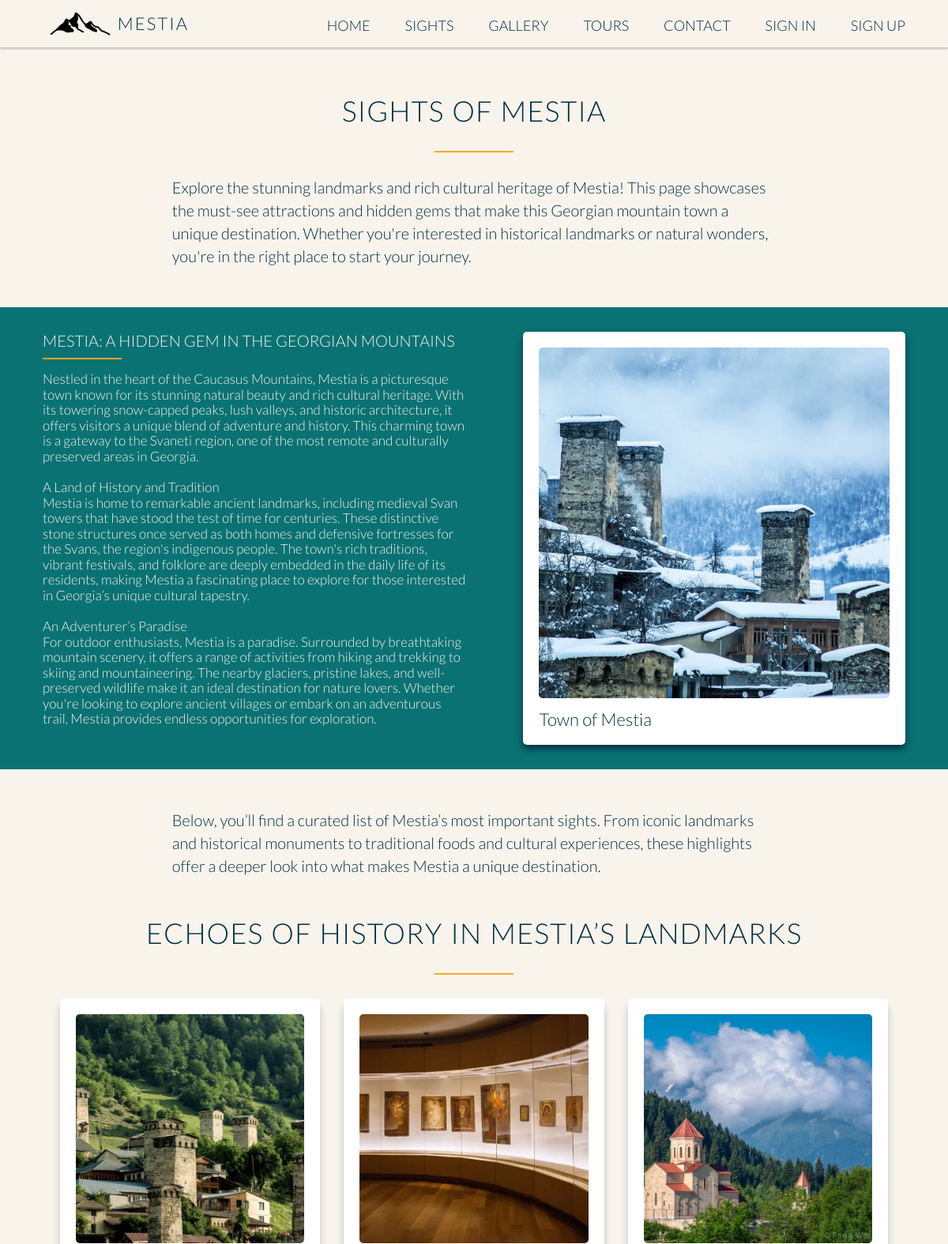
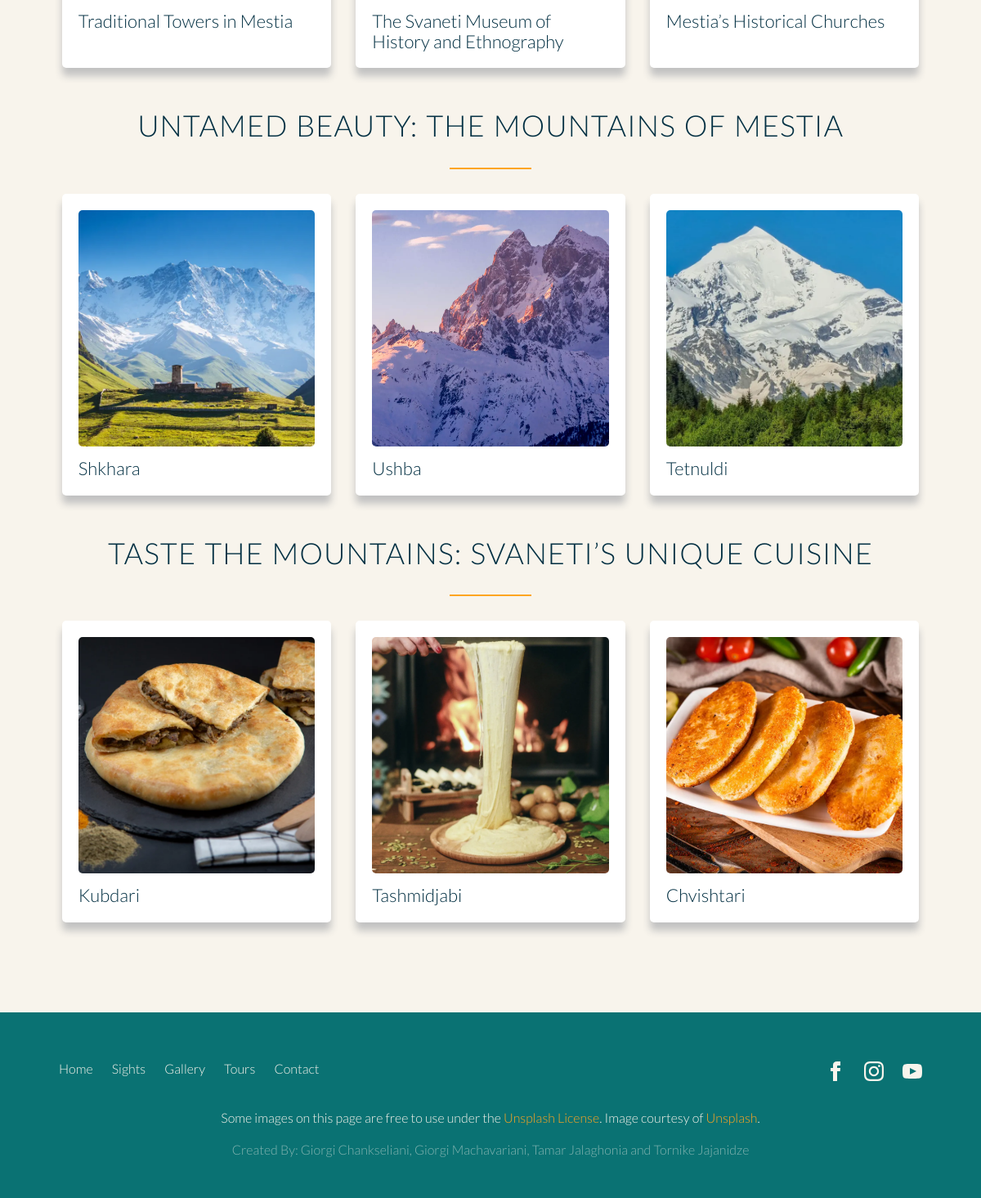
The app's page /Pages/sights.php with its own data (2 pictures, top to bottom).
### tables this page shows
CREATE TABLE IF NOT EXISTS sights_intro (
    id INT AUTO_INCREMENT PRIMARY KEY,
    title TEXT NOT NULL,
    content TEXT NOT NULL,
    image_path TEXT NOT NULL,
    image_alt TEXT NOT NULL
);

CREATE TABLE IF NOT EXISTS sights_sections (
    id INT AUTO_INCREMENT PRIMARY KEY,
    title TEXT NOT NULL
);

CREATE TABLE IF NOT EXISTS sights_cards (
    id INT AUTO_INCREMENT PRIMARY KEY,
    section_id INT NOT NULL,
    image_path TEXT NOT NULL,
    alt_text TEXT NOT NULL,
    label TEXT NOT NULL,
    FOREIGN KEY (section_id) REFERENCES sights_sections(id) ON DELETE CASCADE
);

### Backend/repository/SightsRepository.php (called while the page is built)
<?php
require_once __DIR__ . '/../config/Connection.php';
require_once __DIR__ . '/../models/Sights.php';
class SightsRepository
{
    private $conn;
    public function __construct()
    {
        $db = new Connection();
        $this->conn = $db->connect();
    }
    public function getIntro(): ?SightsIntro
    {
        $query = "SELECT * FROM sights_intro LIMIT 1";
        $result = $this->conn->query($query);
        if ($result && $row = $result->fetch_assoc()) {
            return new SightsIntro(
                $row['id'],
                $row['title'],
                $row['content'],
                $row['image_path'],
                $row['image_alt']
            );
        }
        return null;
    }
    public function getAll(): Sights
    {
        $sections = [];
        $sectionQuery = "SELECT * FROM sights_sections";
        $sectionResult = $this->conn->query($sectionQuery);
        while ($section = $sectionResult->fetch_assoc()) {
            $cards = [];
            $cardQuery = "SELECT * FROM sights_cards WHERE section_id = " . $section['id'];
            $cardResult = $this->conn->query($cardQuery);
            while ($card = $cardResult->fetch_assoc()) {
                $cards[] = new SightsCard(
                    $card['id'],
                    $card['image_path'],
                    $card['alt_text'],
                    $card['label']
                );
            }
            $sections[] = new SightsSection(
                $section['id'],
                $section['title'],
                $cards
            );
        }
        return new Sights($sections);
    }
}

### Backend/Config/Connection.php (called while the page is built, shortened)
<?php
class Connection {
    private $host = "localhost";
    private $dbname = "Mestia";
    private $username = "root";
    private $password = "";
    public function connect() {
        $this->conn = new mysqli($this->host, $this->username, $this->password, $this->dbname);
        return $this->conn;
    }
}
?>

### Backend/models/Sights.php (called while the page is built, shortened)
<?php
class SightsIntro {
    public function __construct(int $id, string $title, string $content, string $image_path, string $image_alt) {
        $this->title = $title;
        $this->content = $content;
        $this->image_path = $image_path;
        $this->image_alt = $image_alt;
    }
}
class SightsCard {
    public function __construct(int $id, string $image_path, string $alt_text, string $label) {
        $this->image_path = $image_path;
        $this->alt_text = $alt_text;
        $this->label = $label;
    }
}
class SightsSection {
    public function __construct(int $section_id, string $title, array $cards) {
        $this->title = $title;
        $this->cards = $cards;
    }
}
class Sights {
    public function __construct(array $sections) {
        $this->sections = $sections;
    }
}

### Pages/sights.php (the view, shortened to what this page needs)
<!DOCTYPE html>
<html lang="en">
<?php
require_once __DIR__ . '/../Backend/repository/SightsRepository.php';
$repo = new SightsRepository();
$intro = $repo->getIntro();
$sights = $repo->getAll();
?>
<head>
  <link rel="stylesheet" href="../normalize.css" />
  <link rel="stylesheet" href="../style.css" />
</head>
<body>
  <header>
    <nav>
      <div class="row">
        <a href="../index.php" aria-label="Go to home page" class="logo">
          <img src="../Assets/logo.png" alt="Website Logo" />
          <p>Mestia</p>
        </a>
        <ul class="main-nav">
          <li><a href="../index.php">Home</a></li>
          <li><a href="sights.php">Sights</a></li>
          <li><a href="gallery.php">Gallery</a></li>
          <li><a href="tours.php">Tours</a></li>
          <li><a href="contact.php">Contact</a></li>
          <?php if (isset($_SESSION['logged_in']) && $_SESSION['logged_in'] === true): ?>
            <li><a href="#"><?php echo $_SESSION['user_name']; ?></a></li>
            <li><a href="logout.php">Logout</a></li>
          <?php else: ?>
            <li><a href="signIn.php">Sign In</a></li>
            <li><a href="signUp.php">Sign Up</a></li>
          <?php endif; ?>
        </ul>
      </div>
    </nav>
  </header>
  <main>
    <div class="row">
      <h2>Sights of Mestia</h2>
      <p class="info-text">
        Explore the stunning landmarks and rich cultural heritage of Mestia!
        This page showcases the must-see attractions and hidden gems that make
        this Georgian mountain town a unique destination. Whether you're
        interested in historical landmarks or natural wonders, you're in the
        right place to start your journey.
      </p>
    </div>
    <section class="info-section">
      <div class="row">
        <div class="col span-1-of-2">
          <h3><?php echo htmlspecialchars($intro->title); ?></h3>
          <p><?php echo nl2br(htmlspecialchars($intro->content)); ?></p>
        </div>
        <div class="col span-1-of-2">
          <div class="card">
            <img
              src="..<?php echo htmlspecialchars($intro->image_path); ?>"
              alt="<?php echo htmlspecialchars($intro->image_alt); ?>" />
            <p>Town of Mestia</p>
          </div>
        </div>
      </div>
    </section>
    <div class="row">
      <p class="info-text">
        Below, you’ll find a curated list of Mestia’s most important sights.
        From iconic landmarks and historical monuments to traditional foods
        and cultural experiences, these highlights offer a deeper look into
        what makes Mestia a unique destination.
      </p>
    </div>
    <?php foreach ($sights->sections as $sight): ?>
      <div class="row">
        <h2><?php echo htmlspecialchars($sight->title); ?></h2>
      </div>
      <div class="row">
        <div class="sights-grid">
          <?php foreach ($sight->cards as $card): ?>
            <div class="card">
              <img
                src="..<?php echo htmlspecialchars($card->image_path); ?>"
                alt="<?php echo htmlspecialchars($card->alt_text); ?>" />
              <p><?php echo htmlspecialchars($card->label); ?></p>
            </div>
          <?php endforeach; ?>
        </div>
      </div>
    <?php endforeach; ?>
  </main>
  <footer>
    <div class="row">
      <div class="col span-1-of-2">
        <ul class="footer-nav">
          <li><a href="../index.php">Home</a></li>
          <li><a href="sights.php">Sights</a></li>
          <li><a href="gallery.php">Gallery</a></li>
          <li><a href="tours.php">Tours</a></li>
          <li><a href="contact.php">Contact</a></li>
        </ul>
      </div>
      <div class="col span-1-of-2">
        <ul class="social-links">
          <li>
            <a
              href="https://example.com/facebook"
              aria-label="Visit our Facebook Page"
              target="_blank"
              rel="me">
              <svg
                xmlns="http://www.w3.org/2000/svg"
                width="24"
                height="24"
                viewBox="0 0 24 24"
                class="fill">
                <path
                  d="M9 8h-3v4h3v12h5v-12h3.642l.358-4h-4v-1.667c0-.955.192-1.333 1.115-1.333h2.885v-5h-3.808c-3.596 0-5.192 1.583-5.192 4.615v3.385z" />
              </svg>
            </a>
          </li>
          <li>
            <a
              href="https://example.com/twitter"
              aria-label="Visit our Twitter Page"
              target="_blank"
              rel="me">
            </a>
          </li>
          <li>
            <a
              href="https://example.com/instagram"
              aria-label="Visit our Instagram Page"
              target="_blank"
              rel="me">
            </a>
          </li>
        </ul>
      </div>
    </div>
    <div class="row">
      <p class="citation">
        Some images on this page are free to use under the
        <a
          href="https://unsplash.com/license"
          target="_blank"
          rel="noopener noreferrer">Unsplash License</a>. Image courtesy of
        <a
          href="https://unsplash.com"
          target="_blank"
          rel="noopener noreferrer">Unsplash</a>.
      </p>
    </div>
    <div class="row">
      <p>
        Created By: Giorgi Chankseliani, Giorgi Machavariani, Tamar Jalaghonia
        and Tornike Jajanidze
      </p>
    </div>
  </footer>
</body>
</html>

### style.css (style rules this page uses)
:root { --dark: #033043; --light: #f8f4ec; --accent: #0a7273; --highlight: #fda521; --highlight-dark: #f29202; }
* { margin: 0; padding: 0; box-sizing: border-box; user-select: none; }
html, body { background-color: var(--light); color: var(--dark); font-family: "Lato", "Arial", sans-serif; font-weight: 300; font-size: 20px; text-rendering: optimizeLegibility; overflow-x: hidden; }
.row { max-width: 1140px; margin: 0 auto; }
main { margin-top: 60px; padding: 60px 0; min-height: calc(100vh - 271px); }
header { height: 60px; background-color: var(--light); box-shadow: 0 2px 2px #c2c2c2; position: fixed; top: 0; left: 0; width: 100%; z-index: 9999; }
nav .row { display: flex; }
.logo, .logo:link, .logo:visited { text-decoration: none; color: inherit; background: none; outline: none; border: none; }
.logo { display: flex; margin-top: 15px; }
.logo img { height: 30px; width: auto; float: left; }
.logo p { line-height: 30px; color: var(--dark); text-decoration: none; text-transform: uppercase; font-size: 110%; letter-spacing: 2px; }
.main-nav { margin-left: auto; list-style: none; margin-top: 20px; }
.main-nav li { display: inline-block; margin-left: 40px; }
.main-nav li a:link, .main-nav li a:visited { padding: 8px 0; color: var(--dark); text-decoration: none; text-transform: uppercase; font-size: 90%; border-bottom: 2px solid transparent; transition: border-bottom 0.2s; }
h1, h2, h3 { font-weight: 300; text-transform: uppercase; }
h2 { font-size: 180%; word-spacing: 2px; text-align: center; margin-bottom: 30px; letter-spacing: 1px; }
h3 { font-size: 110%; margin-bottom: 15px; }
h2:after { display: block; height: 2px; background-color: var(--highlight); content: " "; width: 100px; margin: 0 auto; margin-top: 30px; }
a:link, a:visited { color: var(--highlight); text-decoration: none; padding-bottom: 1px; border-bottom: 1px solid var(--highlight); transition: border-bottom 0.2s, color 0.2s; }
.info-text { margin-bottom: 50px; line-height: 145%; width: 70%; margin-left: 15%; }
.info-section, .popular-tours-section { background-color: var(--accent); padding: 20px 0; color: var(--light); margin-bottom: 50px; }
.info-section p { margin-bottom: 20px; font-size: 85%; }
.info-section h3 { font-size: 100%; }
.info-section h3:after { display: block; height: 2px; background-color: var(--highlight); content: " "; width: 100px; margin-top: 10px; }
.card { background-color: white; box-shadow: 0 5px 10px var(--dark); width: 90%; float: right; padding: 20px; border-radius: 5px; }
.card img { border-radius: 5px; width: 100%; aspect-ratio: 1 / 1; object-fit: cover; }
.card p { margin-top: 10px; font-size: 110%; margin-bottom: 0; color: var(--dark); }
.sights-grid, .popular-tours-grid { max-width: 1140px; margin: 0 auto; display: grid; grid-template-columns: repeat(3, 1fr); gap: 30px; margin-bottom: 50px; }
.sights-grid .card { width: 100%; box-shadow: 0 10px 10px #c2c2c2; }
footer { background-color: var(--accent); padding: 50px; font-size: 80%; }
.footer-nav { list-style: none; float: left; }
.social-links { list-style: none; float: right; }
.footer-nav li, .social-links li { display: inline-block; margin-right: 20px; }
.footer-nav li:last-child, .social-links li:last-child { margin: 0; }
.footer-nav li a:link, .footer-nav li a:visited, .social-links li a:link, .social-links li a:visited { text-decoration: none; border: 0; color: var(--light); transition: color 0.2s; }
.social-links li a:link svg, .social-links li a:visited svg { fill: var(--light); }
.social-links li a:link, .social-links li a:visited { font-size: 160%; }
footer p { margin-top: 20px; color: var(--light); opacity: 0.5; text-align: center; }
footer .citation { opacity: 1; }
footer .citation a { text-decoration: none; border: none; color: var(--highlight); }
.row:before, .row:after { content: ""; display: table; }
.row:after { clear: both; }
.col { display: block; float: left; margin: 1% 0 1% 1.6%; }
.col:first-child { margin-left: 0; }
.span-1-of-2 { width: 49.2%; }
@media only screen and (max-width: 1200px) { .row, .hero-text-box, .gallery-grid, .sights-grid, .popular-tours-grid { width: 100%; padding: 0 2%; } }

### records on screen
sights_intro: title "MESTIA: A HIDDEN GEM IN THE GEORGIAN MOUNTAINS", content "Nestled in the heart of the Caucasus Mountains, Mestia is a picturesque town known for its stunning natural beauty and rich cultural heritage. With its towering snow-capped peaks, lush valleys, and historic architecture, it offers visitors a unique blend of adventure and history. This charming town is a gateway to the Svaneti region, one of the most remote and culturally preserved areas in Georgia. A Land of History and Tradition Mestia is home to remarkable ancient landmarks, including medieval Svan towers that have stood the test of time for centuries. These distinctive stone structures once served as both homes and defensive fortresses for the Svans, the region's indigenous people. The…", image_path (picture)
sights_sections: title "ECHOES OF HISTORY IN MESTIA’S LANDMARKS"
sights_cards: image_path (picture), label "Traditional Towers in Mestia"
sights_cards: image_path (picture), label "The Svaneti Museum of History and Ethnography"
sights_cards: image_path (picture), label "Mestia’s Historical Churches"
sights_sections: title "UNTAMED BEAUTY: THE MOUNTAINS OF MESTIA"
sights_cards: image_path (picture), label "Shkhara"
sights_cards: image_path (picture), label "Ushba"
sights_cards: image_path (picture), label "Tetnuldi"
sights_sections: title "TASTE THE MOUNTAINS: SVANETI’S UNIQUE CUISINE"
sights_cards: image_path (picture), label "Kubdari"
sights_cards: image_path (picture), label "Tashmidjabi"
sights_cards: image_path (picture), label "Chvishtari"
